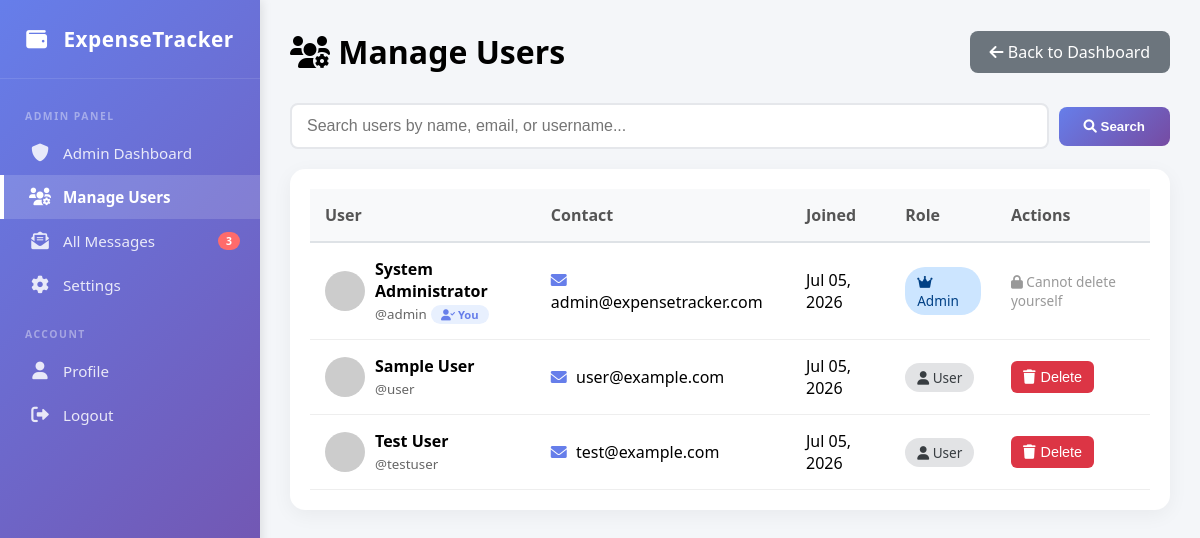
/admin_users.php (signed in), run on the app's committed database.
### tables this page shows
CREATE TABLE users (
    id INT PRIMARY KEY AUTO_INCREMENT,
    username VARCHAR(50) UNIQUE NOT NULL,
    email VARCHAR(100) UNIQUE NOT NULL,
    password VARCHAR(255) NOT NULL,
    full_name VARCHAR(100),
    currency VARCHAR(10) DEFAULT '$',
    role VARCHAR(20) DEFAULT 'user',
    status TINYINT DEFAULT 1,
    avatar VARCHAR(255) DEFAULT NULL,
    last_login DATETIME DEFAULT NULL,
    created_at TIMESTAMP DEFAULT CURRENT_TIMESTAMP
);

### admin_users.php (the view, shortened to what this page needs)
<?php
require_once 'config.php';
$search_term = '';
if (isset($_GET['search']) && !empty($_GET['search'])) {
    $search_term = sanitize($_GET['search']);
    $users_query = "SELECT * FROM users WHERE
                    username LIKE '%$search_term%' OR
                    email LIKE '%$search_term%' OR
                    full_name LIKE '%$search_term%'
                    ORDER BY created_at DESC";
} else {
    $users_query = "SELECT * FROM users ORDER BY created_at DESC";
}
$users_result = mysqli_query($conn, $users_query);
include 'header.php';
include 'sidebar.php';
?>
<div class="admin-header">
    <h1><i class="fas fa-users-cog"></i> Manage Users</h1>
    <a href="admin_dashboard.php" style="background: #6c757d; color: white; padding: 10px 20px; border-radius: 8px; text-decoration: none;">
        <i class="fas fa-arrow-left"></i> Back to Dashboard
    </a>
</div>
<form method="GET" action="" class="search-box">
    <input type="text" id="searchInput" name="search" placeholder="Search users by name, email, or username..." value="<?php echo htmlspecialchars($search_term); ?>">
    <button type="submit" class="btn-search"><i class="fas fa-search"></i> Search</button>
</form>
<div class="user-table">
    <?php if (mysqli_num_rows($users_result) > 0): ?>
    <table id="usersTable">
        <thead>
            <tr>
                <th>User</th>
                <th>Contact</th>
                <th>Joined</th>
                <th>Role</th>
                <th>Actions</th>
            </tr>
        </thead>
        <tbody>
            <?php while($user_row = mysqli_fetch_assoc($users_result)): ?>
            <tr>
                <td>
                    <div style="display: flex; align-items: center; gap: 10px;">
                        <img src="<?php
                            if (!empty($user_row['avatar']) && file_exists($user_row['avatar'])) {
                                echo $user_row['avatar'];
                            } else {
                                echo 'https://www.gravatar.com/avatar/' . md5(strtolower(trim($user_row['email']))) . '?d=mp&s=40';
                            }
                        ?>" style="width: 40px; height: 40px; border-radius: 50%; object-fit: cover;">
                        <div>
                            <strong><?php echo htmlspecialchars($user_row['full_name']); ?></strong><br>
                            <small style="color: #666;">@<?php echo htmlspecialchars($user_row['username']); ?></small>
                            <?php if ($user_row['id'] == $_SESSION['user_id']): ?>
                                <span style="background: #e8f0fe; color: #667eea; padding: 2px 10px; border-radius: 12px; font-size: 0.7rem; font-weight: 600; display: inline-block;">
                                    <i class="fas fa-user-check"></i> You
                                </span>
                            <?php endif; ?>
                        </div>
                    </div>
                </td>
                <td>
                    <i class="fas fa-envelope" style="color: #667eea; margin-right: 5px;"></i>
                    <?php echo htmlspecialchars($user_row['email']); ?>
                </td>
                <td><?php echo date('M d, Y', strtotime($user_row['created_at'])); ?></td>
                <td>
                    <?php if ($user_row['role'] == 'admin'): ?>
                        <span class="role-badge role-admin"><i class="fas fa-crown"></i> Admin</span>
                    <?php else: ?>
                        <span class="role-badge role-user"><i class="fas fa-user"></i> User</span>
                    <?php endif; ?>
                </td>
                <td>
                    <div class="admin-actions">
                        <?php if ($user_row['id'] != $_SESSION['user_id']): ?>
                            <form method="POST" style="display: inline;" onsubmit="return confirmDelete('<?php echo htmlspecialchars($user_row['full_name']); ?>', '<?php echo htmlspecialchars($user_row['username']); ?>')">
                                <button type="submit" name="delete_user" class="btn-icon btn-delete" title="Delete User">
                                    <i class="fas fa-trash"></i> Delete
                                </button>
                            </form>
                        <?php else: ?>
                            <span style="color: #999; font-size: 0.85rem;"><i class="fas fa-lock"></i> Cannot delete yourself</span>
                        <?php endif; ?>
                    </div>
                </td>
            </tr>
            <?php endwhile; ?>
        </tbody>
    </table>
    <?php endif; ?>
</div>
<?php include 'footer.php'; ?>

### style.css (style rules this page uses)
* { margin: 0; padding: 0; box-sizing: border-box; }
body { font-family: 'Segoe UI', Tahoma, Geneva, Verdana, sans-serif; background: #f4f6f9; display: flex; min-height: 100vh; }

### admin_users.php (style rules this page uses)
.admin-header { display: flex; justify-content: space-between; align-items: center; margin-bottom: 30px; }
.admin-header h1 { margin: 0; }
.user-table { background: white; border-radius: 15px; padding: 20px; box-shadow: 0 5px 20px rgba(0,0,0,0.05); overflow-x: auto; }
.user-table table { width: 100%; border-collapse: collapse; }
.user-table th { background: #f8f9fa; padding: 15px; text-align: left; font-weight: 600; color: #555; border-bottom: 2px solid #dee2e6; }
.user-table td { padding: 15px; border-bottom: 1px solid #eee; vertical-align: middle; }
.role-badge { padding: 5px 12px; border-radius: 20px; font-size: 0.85rem; font-weight: 500; display: inline-block; }
.role-admin { background: #cce5ff; color: #004085; }
.role-user { background: #e2e3e5; color: #383d41; }
.admin-actions { display: flex; gap: 5px; flex-wrap: wrap; }
.btn-icon { padding: 8px 12px; border: none; border-radius: 6px; cursor: pointer; font-size: 0.9rem; transition: all 0.3s; text-decoration: none; display: inline-flex; align-items: center; gap: 5px; }
.btn-delete { background: #dc3545; color: white; }
.search-box { margin-bottom: 20px; display: flex; gap: 10px; align-items: center; flex-wrap: wrap; }
.search-box input { flex: 1; min-width: 200px; padding: 12px 15px; border: 2px solid #e5e7eb; border-radius: 8px; font-size: 1rem; transition: all 0.3s; }
.search-box .btn-search { padding: 12px 25px; background: linear-gradient(135deg, #667eea 0%, #764ba2 100%); color: white; border: none; border-radius: 8px; cursor: pointer; font-weight: 600; transition: all 0.3s; white-space: nowrap; }

### data on the page
users: full_name "System Administrator", username "admin", shows "You", email "admin@expensetracker.com", created_at "Jul 05, 2026", role "admin" (drawn), shows "Cannot delete yourself"
users: full_name "Sample User", username "user", email "user@example.com", created_at "Jul 05, 2026", role "user" (drawn)
users: full_name "Test User", username "testuser", email "test@example.com", created_at "Jul 05, 2026", role "user" (drawn)

### other printed values
$unread_row['count'] "3"
